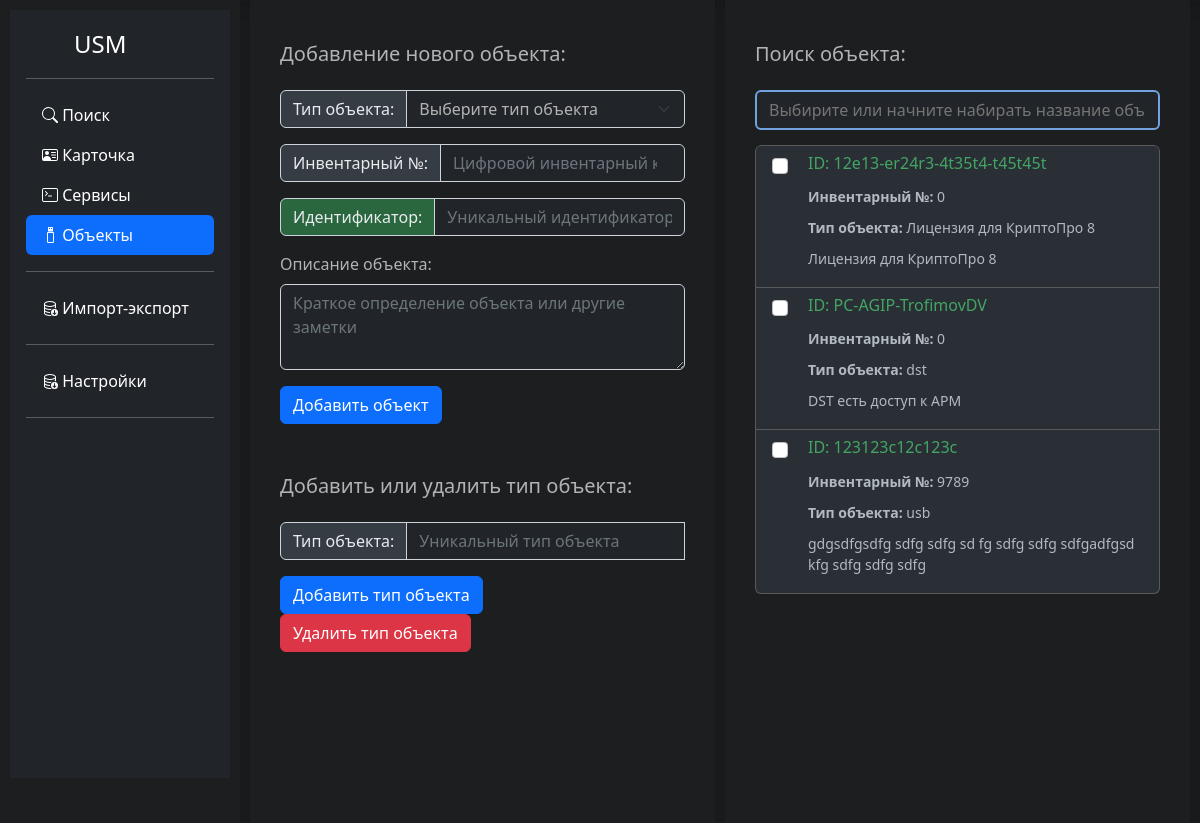
The page /device on the database as committed earlier.
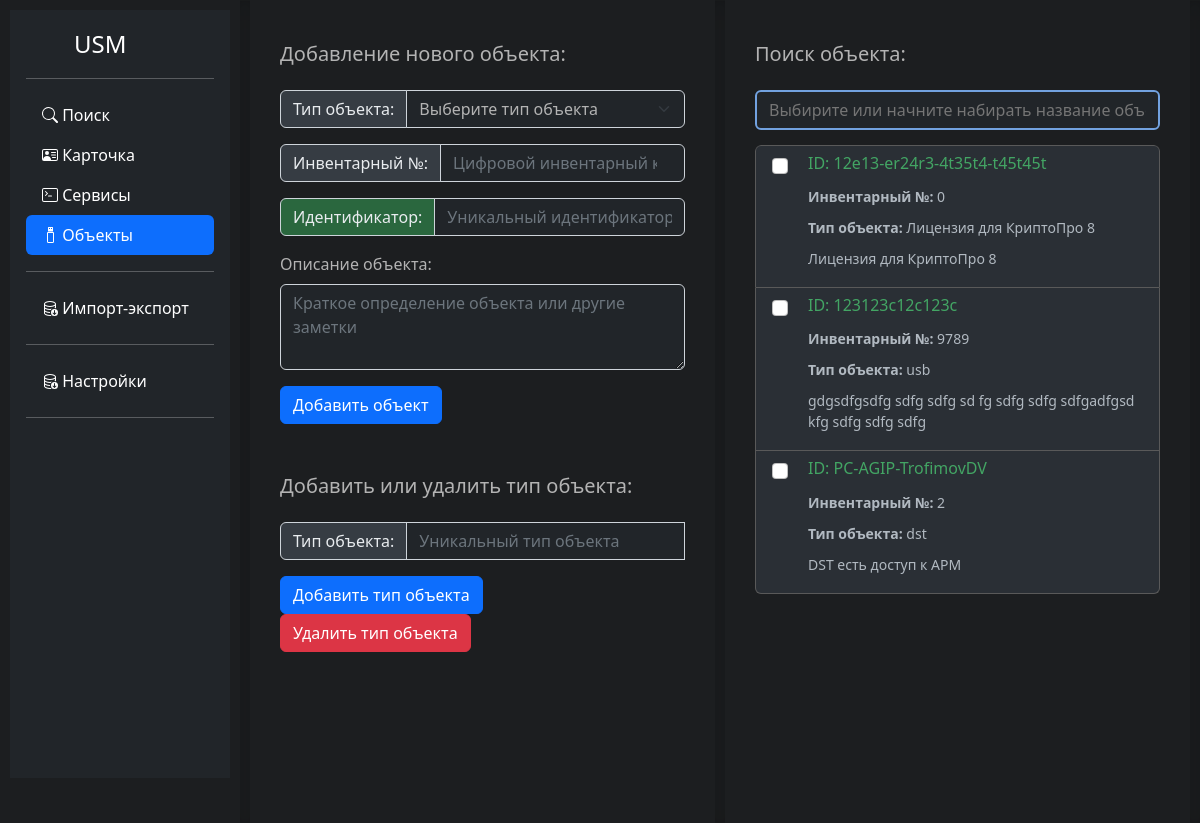
The same page on the database as committed later.
### tables this page shows
CREATE TABLE device (device_ident varchar(300) PRIMARY KEY, device_inv varchar(300), device_type_name varchar(300), device_text varchar(300));

### um.py (the view)
@app.route('/device', methods=['GET', 'POST'])
def device():
    search_value = False
    device_value = False
    search_value = search_device_type()
    device_value = search_device()
    return render_template('device.html', side_pos='active', search_value=search_value, device_value=device_value)

### um.py (called while the page is built)
def search_device_type():
    conn = sqlite3.connect(path_db)
    conn.row_factory = sqlite3.Row
    cursor = conn.cursor()
    cursor.execute("create table if not exists device_type (device_type_name varchar(300) PRIMARY KEY);")
    cursor.execute('SELECT * FROM device_type')
    results = cursor.fetchall()
    conn.close()
    return (results)

def search_device():
    conn = sqlite3.connect(path_db)
    conn.row_factory = sqlite3.Row
    cursor = conn.cursor()
    cursor.execute("create table if not exists device (id integer, device_type_name varchar(300), device_inv varchar(300), device_ident varchar(300) PRIMARY KEY, device_text varchar(300));")
    cursor.execute('SELECT * FROM device')
    results = cursor.fetchall()
    conn.close()
    return (results)

### templates/device.html (shortened to what this page needs)
{%extends "base.html"%}
{%block device%}
{{side_pos}}
{%endblock%}
{%block device_div_main_form%}
<div class="um_hor_separation"></div>
<form class="needs-validation um_form_service" action="{{ url_for('device_insert') }}" method="POST" novalidate>
<div  style="margin: 20px; width: auto;">
    <div class="input-group mb-3">
     <h5>Добавление нового объекта:</h5>
  </div>
    <div class="input-group mb-3">
        <span  class="input-group-text" id="basic-addon1">Тип объекта:</span>
        <select style="background-color: #212529; color: #b3b3b3;" id="device_type_name" name="device_type_name" class="form-select" aria-label="Default select example">
          <option selected>Выберите тип объекта</option>
        </select>
    </div>
    <div class="input-group mb-3">
        <span class="input-group-text" id="basic-addon1">Инвентарный №:</span>
        <input style="background-color: #212529; color: #b3b3b3;" type="number" class="form-control" placeholder="Цифровой инвентарный код" id="device_inv" name="device_inv" required>
    </div>
    <div class="input-group mb-3">
      <span style="background-color: #2a673e;" class="input-group-text" id="basic-addon1">Идентификатор:</span>
      <input style="background-color: #212529; color: #b3b3b3;" type="text" class="form-control" placeholder="Уникальный идентификатор объекта" id="device_ident" name="device_ident" required>
    </div>
    <div class="mb-3">
      <label for="exampleFormControlTextarea1" class="form-label">Описание объекта:</label>
      <textarea style="background-color: #212529; color: #b3b3b3;" class="form-control" id="device_text"  name="device_text" rows="3" placeholder="Краткое определение объекта или другие заметки" required></textarea>
    </div>
        <div class="input-group mb-3">
        <input  class="btn btn-primary" type="submit" value="Добавить объект" >
    </div>
</form>
<div style="margin-top: 50px;"class="input-group mb-3">
  <h5>Добавить или удалить тип объекта:</h5>
</div>
<form action="{{ url_for('device_insert_type') }}" method="POST" novalidate>
  <div class="input-group mb-3">
    <span class="input-group-text" id="basic-addon1">Тип объекта:</span>
    <input style="background-color: #212529; color: #b3b3b3;" class="form-control" list="datalistOptions" id="device_type_name" name="device_type_name" placeholder="Уникальный тип объекта" >
  </div>
<div class="row">
<div class="col">
  <input  formaction="{{ url_for('device_insert_type') }}" formmethod="post" class="btn btn-primary" type="submit" value="Добавить тип объекта">
</div>
<div class="col-md-auto">
  <input  formaction="{{ url_for('device_remove_type') }}" formmethod="post" class="btn btn-danger" type="submit" value="Удалить тип объекта">
</div>
</div>
</form>
<div class="um_hor_separation"></div>
<form class="um_form_service" action="" method="POST" novalidate>
<div  style="margin: 20px; width: auto;" class ="">
  <div class="input-group mb-3">
    <h5>Поиск объекта:</h5>
  </div>
<input style=" border: 2px solid #72a2e0; " class="um_form_input "  id="device_name_search" name="device_name_search" placeholder="Выбирите или начните набирать название объекта">
</form>
<form class="" action="{{ url_for('device_del') }}" method="POST" id="device_search" novalidate>
  <div class="list-group mx-0 w-auto mostly-customized-scrollbar" style="margin-top: 15px; overflow-y: auto; height: 81vh;">
  {% set i = namespace(value=0) %}
  {% for value in device_value %}
   <label class="list-group-item list_items um_service_list ">
     <input class="form-check-input flex-shrink-0" type="checkbox" value="{{ value.device_ident }}" name="device_ident" id="device_ident{{ i.value }}" onclick="device_change_data(this,device_remove_hide{{ i.value }},device_type_value{{ i.value }},device_inv_value{{ i.value }},device_ident_value{{ i.value }},device_text_value{{ i.value }})">
     <span>
       <h6>ID: {{ value.device_ident }}</h6>
       <small class="d-block text-muted">
        <strong>Инвентарный №:</strong>  {{ value.device_inv }}
        <strong>Тип объекта:</strong>  {{ value.device_type_name }}
        {{ value.device_text }}
       </small>
     </span>
   </label>
      {% set i.value = i.value + 1 %}
  {% endfor %}
  </div>
</form>
<div class="um_hor_separation"></div>
{%endblock%}

### templates/base.html (shortened to what this page needs)
<!DOCTYPE html>
<html lang="en">
<head>
    <link rel="stylesheet" href="{{ url_for('static', filename='/css/bootstrap.min.css') }}">
    <link rel="stylesheet" href="{{ url_for('static', filename='/local_css/um.css') }}">
</head>
<body>
    <main class="d-flex flex-nowrap um_bg">
  <div class="um_menu_bg" >
    <div class="flex-column flex-shrink-0 p-3 text-bg-dark" style="width: 220px; height: 96vh;">
        <a href="/" class="d-flex align-items-center mb-3 mb-md-0 me-md-auto text-white text-decoration-none">
          <svg class="bi pe-none me-2" width="40" height="32"><use xlink:href="#bootstrap"></use></svg>
          <span class="fs-4">USM</span>
        </a>
        <hr>
        <ul class="nav nav-pills flex-column mb-auto">
          <li class="nav-item">
            <a href="/" class="nav-link {%block search%}text-white{%endblock%}" aria-current="page">
              Поиск
            </a>
          </li>
          <li>
            <ul class="nav nav-pills flex-column mb-auto">
              <li class="nav-item">
                <a href="/users" class="nav-link {%block users%}text-white{%endblock%}" aria-current="page">
                  Карточка
                </a>
              </li>
              <li>
            <a href="/service" class="nav-link {%block service%}text-white{%endblock%}">
              Сервисы
            </a>
          </li>
          <li>
            <a href="/device" class="nav-link {%block device%}text-white{%endblock%}">
              Объекты
            </a>
          </li>
          <li>
            <hr>
            <a href="/imp_exp" class="nav-link {%block imp_exp%}text-white{%endblock%}">
              Импорт-экспорт
            </a>
          </li>
          <li>
            <hr>
            <a href="/options" class="nav-link {%block options%}text-white{%endblock%}">
              Настройки
            </a>
          </li>
        </ul>
        <hr>
      </div>
    </div>
{%block device_div_main_form%}{%endblock%}
</main>
</body>
</html>

### static/local_css/um.css (style rules this page uses)
.um_form_service { padding: 10px; padding-top: 22px; border-radius: 5px; color: #b3b3b3; width: 550px; }
.um_bg { background-color: #1c1e20; }
.um_service_list { background-color: #2a2f35; color: #43a564; border-color: #595959; }
.input-group-text { display: flex; align-items: center; padding: 0.375rem 0.75rem; font-size: 1rem; font-weight: 400; line-height: 1.5; color: #e9ecef; text-align: center; white-space: nowrap; background-color: #363c43; border: 1px solid #ced4da; border-radius: 0.375rem; }
.um_form_input { display: block; width: 100%; padding: 0.375rem 0.75rem; font-size: 1rem; font-weight: 400; line-height: 1.5; color: #fff; background-color: #212529; background-clip: padding-box; border: 1px solid #ced4da; -webkit-appearance: none; -moz-appearance: none; appearance: none; border-radius: 0.375rem; transition: border-color .15s ease-in-out,box-shadow .15s ease-in-out; }
.um_menu_bg { padding: 10px; color: #b3b3b3 }
.um_hor_separation { flex-shrink: 0; width: 10px; height: auto; border: solid rgba(0, 0, 0, .15); border-width: 1px 0; box-shadow: inset 0 0.5em 1.5em rgb(0 0 0 / 10%), inset 0 0.125em 0.5em rgb(0 0 0 / 15%); }
.list_items { gap: 10px; display: flex; }

### templates/base.html (style rules this page uses)
.bi { vertical-align: -.125em; fill: currentColor; }

Rows that differ between the two databases and show on the page:
shown differently, row unchanged: device "usb": moves up the list
changed device "PC-AGIP-TrofimovDV": device_inv "0" → "2"
